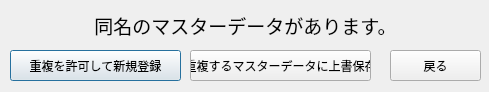
<?xml version="1.0" encoding="UTF-8"?>
<ui version="4.0">
 <class>SelectExecuteDialog</class>
 <widget class="QDialog" name="SelectExecuteDialog">
  <property name="geometry">
   <rect>
    <x>0</x>
    <y>0</y>
    <width>489</width>
    <height>92</height>
   </rect>
  </property>
  <property name="windowTitle">
   <string>Select execution to save</string>
  </property>
  <widget class="QLabel" name="label">
   <property name="geometry">
    <rect>
     <x>10</x>
     <y>10</y>
     <width>471</width>
     <height>31</height>
    </rect>
   </property>
   <property name="font">
    <font>
     <pointsize>14</pointsize>
    </font>
   </property>
   <property name="text">
    <string>同名のマスターデータがあります。</string>
   </property>
   <property name="alignment">
    <set>Qt::AlignmentFlag::AlignCenter</set>
   </property>
  </widget>
  <widget class="QPushButton" name="pushButtonSaveNew">
   <property name="geometry">
    <rect>
     <x>10</x>
     <y>50</y>
     <width>171</width>
     <height>31</height>
    </rect>
   </property>
   <property name="text">
    <string>重複を許可して新規登録</string>
   </property>
  </widget>
  <widget class="QPushButton" name="pushButtonOverWrite">
   <property name="geometry">
    <rect>
     <x>190</x>
     <y>50</y>
     <width>181</width>
     <height>31</height>
    </rect>
   </property>
   <property name="text">
    <string>重複するマスターデータに上書保存</string>
   </property>
  </widget>
  <widget class="QPushButton" name="pushButtonCancel">
   <property name="geometry">
    <rect>
     <x>390</x>
     <y>50</y>
     <width>91</width>
     <height>31</height>
    </rect>
   </property>
   <property name="text">
    <string>戻る</string>
   </property>
  </widget>
 </widget>
 <resources/>
 <connections/>
</ui>
